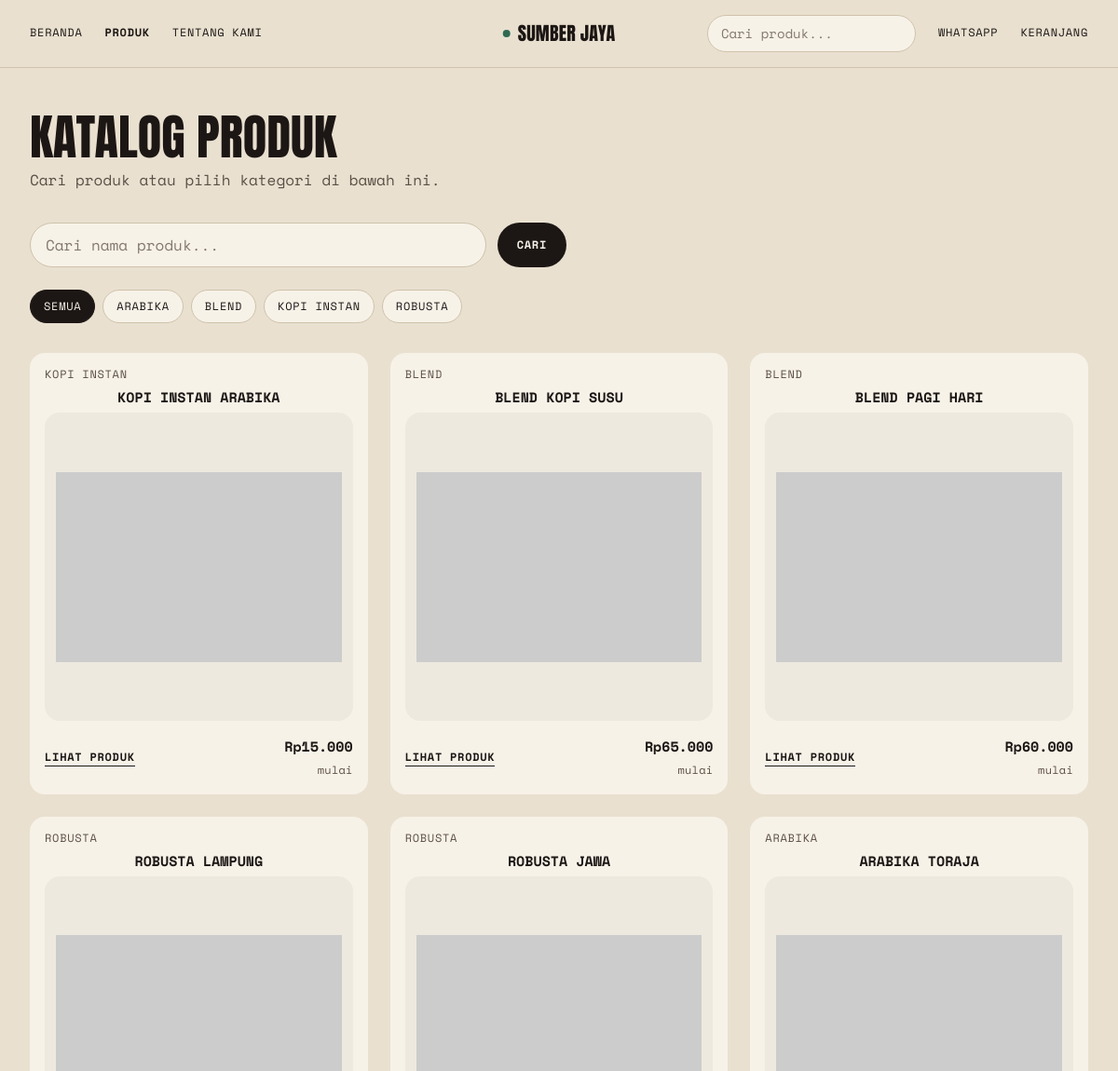
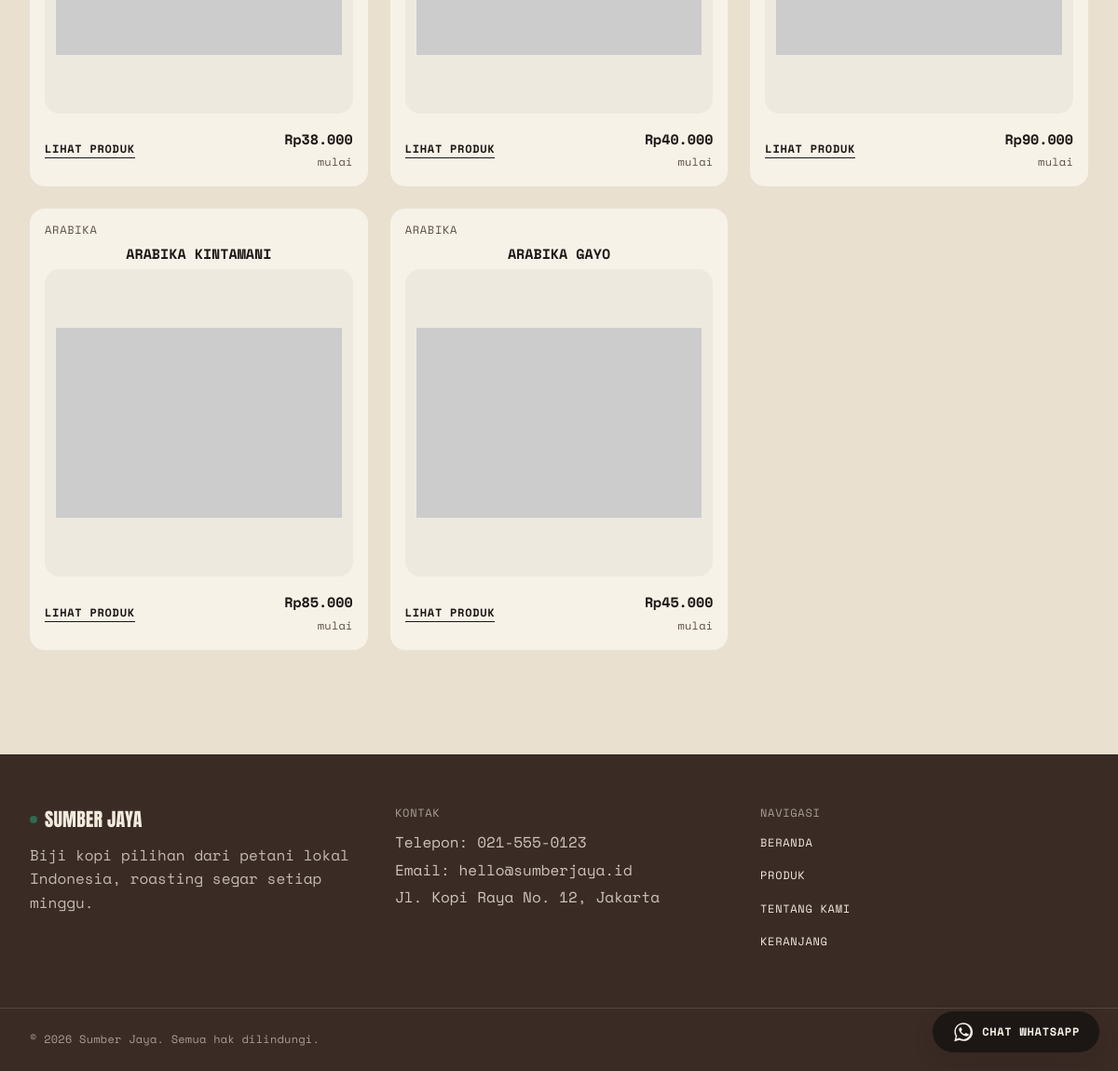
Page /products on the committed database (2 pictures, top to bottom).
### tables this page shows
CREATE TABLE IF NOT EXISTS `settings` (
  `id`              TINYINT UNSIGNED NOT NULL DEFAULT 1,
  `store_name`      VARCHAR(100) NOT NULL DEFAULT 'Sumber Jaya',
  `whatsapp_number` VARCHAR(30) NOT NULL DEFAULT '6281234567890',  
  `phone`           VARCHAR(30) NULL DEFAULT NULL,
  `address`         VARCHAR(255) NULL DEFAULT NULL,
  `email`           VARCHAR(100) NULL DEFAULT NULL,
  `about_text`      TEXT NULL,
  PRIMARY KEY (`id`)
);

CREATE TABLE IF NOT EXISTS `categories` (
  `id`          INT UNSIGNED NOT NULL AUTO_INCREMENT,
  `name`        VARCHAR(100) NOT NULL,
  `slug`        VARCHAR(120) NOT NULL,
  `description` VARCHAR(255) NULL DEFAULT NULL,
  `image_url`   VARCHAR(500) NULL DEFAULT NULL,
  `created_at`  DATETIME NULL DEFAULT NULL,
  PRIMARY KEY (`id`),
  UNIQUE KEY `uq_categories_slug` (`slug`)
);

CREATE TABLE IF NOT EXISTS `products` (
  `id`          INT UNSIGNED NOT NULL AUTO_INCREMENT,
  `category_id` INT UNSIGNED NOT NULL,
  `name`        VARCHAR(150) NOT NULL,
  `slug`        VARCHAR(170) NOT NULL,
  `description` TEXT NULL,
  `image_url`   VARCHAR(500) NULL DEFAULT NULL,
  `is_active`   TINYINT(1) NOT NULL DEFAULT 1,
  `created_at`  DATETIME NULL DEFAULT NULL,
  `updated_at`  DATETIME NULL DEFAULT NULL,
  PRIMARY KEY (`id`),
  UNIQUE KEY `uq_products_slug` (`slug`),
  KEY `idx_products_category` (`category_id`),
  CONSTRAINT `fk_products_category`
    FOREIGN KEY (`category_id`) REFERENCES `categories` (`id`)
    ON DELETE CASCADE ON UPDATE CASCADE
);

### application/core/MY_Controller.php (called while the page is built, shortened)
<?php
class MY_Controller extends CI_Controller {
	public function __construct()
	{
		$this->storeData = $this->Setting_model->getRow();
	}
}
class Public_Controller extends MY_Controller {
	public function __construct()
	{
		parent::__construct();
		$this->load->model(array('Category_model', 'Product_model', 'PageView_model'));
		$this->load->library('cart_lib');
	}
	protected function render($view, $data = array())
	{
		$data = array_merge(array(
			'store'          => $this->storeData,
			'navCategories'  => $this->Category_model->getAll(),
			'cartCount'      => $this->cart_lib->count(),
			'pageTitle'      => '',
		), $data);
		$this->load->view('layout/header', $data);
		$this->load->view($view, $data);
		$this->load->view('layout/footer', $data);
	}
}

### application/controllers/Products.php (called while the page is built, shortened)
<?php
class Products extends Public_Controller {
	public function index()
	{
		$activeCategory = NULL;
		$search = trim((string) $this->input->get('q', TRUE));
		$data = array(
			'pageTitle'      => 'Produk',
			'products'       => $this->Product_model->getPublished($activeCategory ? $activeCategory['id'] : NULL, 0, $search),
			'activeCategory' => $activeCategory,
			'search'         => $search,
		);
		$this->render('products/index', $data);
	}
}

### index.php (called while the page is built, shortened)
<?php
require_once BASEPATH.'core/CodeIgniter.php';

### application/helpers/app_helper.php (called while the page is built, shortened)
<?php
	if ( ! function_exists('esc'))
{
	function esc($value, $context = 'html')
	{
		$value = html_escape($value);
		if ($context === 'attr')
		{
			$value = str_replace("'", '&#39;', $value);
		}
		return $value;
	}
}
if ( ! function_exists('rupiah'))
{
	function rupiah($number)
	{
		return 'Rp'.number_format((int) $number, 0, ',', '.');
	}
}
if ( ! function_exists('img_src'))
{
	function img_src($value)
	{
		$value = trim((string) $value);
		if ($value === '' OR preg_match('#^https?://#i', $value))
		{
			return $value;
		}
		return str_replace(' ', '%20', base_url($value));
	}
}

### application/models/Setting_model.php (called while the page is built, shortened)
<?php
class Setting_model extends CI_Model {
	public function getRow()
	{
		$row = $this->db->where('id', 1)->get('settings')->row_array();
		if ($row)
		{
			return $row;
		}
		return array(
			'store_name'      => 'Sumber Jaya',
			'whatsapp_number' => '',
			'phone'           => '',
			'address'         => '',
			'email'           => '',
			'about_text'      => '',
		);
	}
}

### application/models/Category_model.php (called while the page is built, shortened)
<?php
class Category_model extends CI_Model {
	public function getAll()
	{
		return $this->db->order_by('name', 'ASC')->get('categories')->result_array();
	}
}

### application/models/Product_model.php (called while the page is built, shortened)
<?php
class Product_model extends CI_Model {
	public function getPublished($categoryId = NULL, $limit = 0, $search = NULL)
	{
		$this->db
			->select('products.*, categories.name AS category_name, MIN(product_variants.price) AS min_price, SUM(product_variants.stock) AS total_stock', FALSE)
			->join('categories', 'categories.id = products.category_id', 'left')
			->join('product_variants', 'product_variants.product_id = products.id', 'left')
			->where('products.is_active', 1);
		$this->db->group_by('products.id')->order_by('products.id', 'DESC');
		return $this->db->get('products')->result_array();
	}
}

### application/views/products/_card.php (the view, shortened to what this page needs)
<article class="ds-product-card">
	<a href="<?= site_url('products/detail/'.$product['id']) ?>" class="ds-product-card__link">
		<span class="flex items-center justify-between gap-2">
			<span class="ds-label text-ds-ink-soft"><?= esc((string) $product['category_name']) ?></span>
		</span>
		<h3 class="ds-title-sm text-center"><?= esc($product['name']) ?></h3>
		<div class="ds-product-card__media">
			<?php if ( ! empty($product['image_url'])): ?>
				<img src="<?= esc(img_src($product['image_url']), 'attr') ?>" alt="<?= esc($product['name']) ?>"
				     class="h-full w-full object-contain" loading="lazy" width="600" height="600"
				     onerror="this.onerror=null;this.src='https://placehold.co/600x600/f5f5f4/78716c?text=Gambar+tidak+tersedia'">
			<?php else: ?>
				<span class="ds-caption text-ds-ink-soft">Tanpa gambar</span>
			<?php endif; ?>
		</div>
		<div class="ds-product-card__foot">
			<span class="ds-product-card__cta">Lihat Produk</span>
			<?php if ($product['min_price'] !== NULL): ?>
				<span class="text-right">
					<span class="ds-product-card__price block"><?= rupiah($product['min_price']) ?></span>
					<span class="ds-caption text-ds-ink-soft">mulai</span>
				</span>
			<?php else: ?>
				<span class="ds-badge ds-badge--muted">Harga belum diisi</span>
			<?php endif; ?>
		</div>
	</a>
</article>

### application/views/layout/header.php (shortened to what this page needs)
<!DOCTYPE html>
<html lang="id">
<head>
	<script src="https://cdn.tailwindcss.com"></script>
	<script src="<?= base_url('assets/js/ds-tailwind-config.js') ?>"></script>
	<link rel="stylesheet" href="<?= base_url('assets/css/design-system.css') ?>">
</head>
<body class="flex min-h-screen flex-col">
<?php
$seg1    = (string) $this->uri->segment(1);
$isHome  = ($seg1 === '' OR $seg1 === 'home' OR $seg1 === 'index');
$waLink  = 'https://wa.me/'.rawurlencode((string) $store['whatsapp_number']);
$waText  = rawurlencode('Halo '.$store['store_name'].', saya ingin bertanya tentang produk.');
?>
<header class="sticky top-0 z-40 border-b border-ds-line bg-ds-page/90 backdrop-blur">
	<div class="mx-auto max-w-container px-4 md:px-6 xl:px-8">
		<div class="relative flex h-14 items-center justify-between gap-3 lg:h-[72px]">
			<nav class="hidden flex-1 items-center gap-6 lg:flex" aria-label="Navigasi utama">
				<a href="<?= site_url() ?>" class="ds-nav-link" <?= $isHome ? 'aria-current="page"' : '' ?>>Beranda</a>
				<a href="<?= site_url('products') ?>" class="ds-nav-link" <?= ($seg1 === 'products') ? 'aria-current="page"' : '' ?>>Produk</a>
				<a href="<?= site_url('about') ?>" class="ds-nav-link" <?= ($seg1 === 'about') ? 'aria-current="page"' : '' ?>>Tentang Kami</a>
			</nav>
			<div class="flex flex-1 items-center justify-end gap-3 lg:gap-6">
				<form action="<?= site_url('products') ?>" method="get" class="hidden lg:block" role="search">
					<input type="search" id="nav-search" name="q" maxlength="100" placeholder="Cari produk..."
					       value="<?= esc((string) $this->input->get('q', TRUE), 'attr') ?>"
					       class="ds-input ds-input--sm w-44 xl:w-56">
				</form>
				<?php if ( ! empty($store['whatsapp_number'])): ?>
					<a href="<?= esc($waLink.'?'.$waText, 'attr') ?>" target="_blank" rel="noopener noreferrer" class="ds-nav-link hidden lg:inline-flex">
						WhatsApp
					</a>
				<?php endif; ?>
				<a href="<?= site_url('cart') ?>" class="ds-nav-link" aria-label="Keranjang<?= $cartCount > 0 ? ', '.(int) $cartCount.' item' : ', kosong' ?>">
					<span class="hidden lg:inline">Keranjang<?= $cartCount > 0 ? ' ('.(int) $cartCount.')' : '' ?></span>
				</a>
			</div>
			<a href="<?= site_url() ?>" class="ds-logo absolute left-1/2 hidden -translate-x-1/2 lg:inline-flex">
				<span class="ds-logo__dot" aria-hidden="true"></span>
				<span><?= esc($store['store_name']) ?></span>
			</a>
		</div>
	</div>
</header>
<main class="flex-1">
	<div class="mx-auto max-w-container px-4 py-8 md:px-6 md:py-12 xl:px-8">

### application/views/products/index.php (shortened to what this page needs)
<h1 class="ds-display-lg mb-2">Katalog Produk</h1>
<p class="ds-body mb-8 text-ds-ink-soft">Cari produk atau pilih kategori di bawah ini.</p>
<?php
$qParam   = ($search !== '') ? 'q='.rawurlencode($search) : '';
?>
<form action="<?= site_url('products') ?>" method="get" class="mb-6 max-w-xl" role="search">
	<div class="flex flex-col gap-3 sm:flex-row">
		<input type="search" id="catalog-search" name="q" value="<?= esc($search, 'attr') ?>" maxlength="100"
		       placeholder="Cari nama produk..."
		       class="ds-input flex-1">
		<button type="submit" class="ds-btn ds-btn--primary">Cari</button>
	</div>
</form>
<div class="mb-8 flex flex-wrap gap-2">
	<a href="<?= site_url('products'.($qParam !== '' ? '?'.$qParam : '')) ?>"
	   class="ds-chip" <?= $activeCategory === NULL ? 'aria-current="true"' : '' ?>>
		Semua
	</a>
	<?php foreach ($navCategories as $category): ?>
		<a href="<?= site_url('products?kategori='.$category['slug'].($qParam !== '' ? '&'.$qParam : '')) ?>"
		   class="ds-chip" <?= ($activeCategory AND $activeCategory['id'] == $category['id']) ? 'aria-current="true"' : '' ?>>
			<?= esc($category['name']) ?>
		</a>
	<?php endforeach; ?>
</div>
<?php if ( ! $products): ?>
	<div class="ds-panel py-12 text-center text-ds-ink-soft">
		<?php if ($search !== ''): ?>
			Tidak ada produk yang cocok dengan <span class="font-bold text-ds-ink">&ldquo;<?= esc($search) ?>&rdquo;</span>.
			Coba kata kunci lain.
		<?php else: ?>
			Tidak ada produk pada kategori ini.
		<?php endif; ?>
	</div>
<?php else: ?>
	<div class="grid grid-cols-1 gap-3 md:grid-cols-2 md:gap-4 lg:grid-cols-3 lg:gap-6">
		<?php foreach ($products as $product): ?>
			<?php $this->load->view('products/_card', array('product' => $product)); ?>
		<?php endforeach; ?>
	</div>
<?php endif; ?>

### application/views/layout/footer.php (shortened to what this page needs)
	</div>
</main>
<footer class="relative mt-12 overflow-hidden bg-ds-frame text-ds-on-forest md:mt-16">
	<div class="mx-auto max-w-container px-4 py-10 md:px-6 md:py-14 xl:px-8">
		<div class="grid gap-8 md:grid-cols-3 md:gap-10">
			<div>
				<a href="<?= site_url() ?>" class="ds-logo mb-4 inline-flex">
					<span class="ds-logo__dot" aria-hidden="true"></span>
					<span><?= esc($store['store_name']) ?></span>
				</a>
				<p class="ds-body ds-measure text-ds-on-forest/75">
					Biji kopi pilihan dari petani lokal Indonesia, roasting segar setiap minggu.
				</p>
			</div>
			<div>
				<p class="ds-label mb-3 text-ds-on-forest/60">Kontak</p>
				<ul class="ds-body space-y-1 text-ds-on-forest/80">
					<?php if ( ! empty($store['phone'])): ?>
						<li>Telepon: <?= esc($store['phone']) ?></li>
					<?php endif; ?>
					<?php if ( ! empty($store['email'])): ?>
						<li>Email: <?= esc($store['email']) ?></li>
					<?php endif; ?>
					<?php if ( ! empty($store['address'])): ?>
						<li><?= esc($store['address']) ?></li>
					<?php endif; ?>
				</ul>
			</div>
			<div>
				<p class="ds-label mb-3 text-ds-on-forest/60">Navigasi</p>
				<nav class="flex flex-col items-start gap-2" aria-label="Navigasi footer">
					<a href="<?= site_url() ?>" class="ds-nav-link ds-nav-link--light">Beranda</a>
					<a href="<?= site_url('products') ?>" class="ds-nav-link ds-nav-link--light">Produk</a>
					<a href="<?= site_url('about') ?>" class="ds-nav-link ds-nav-link--light">Tentang Kami</a>
					<a href="<?= site_url('cart') ?>" class="ds-nav-link ds-nav-link--light">Keranjang</a>
				</nav>
			</div>
		</div>
	</div>
	<div class="border-t border-ds-on-forest/15">
		<div class="mx-auto flex max-w-container flex-col gap-2 px-4 py-5 text-ds-on-forest/60 md:flex-row md:items-center md:justify-between md:px-6 xl:px-8">
			<p class="ds-caption">
				&copy; <?= date('Y') ?> <?= esc($store['store_name']) ?>. Semua hak dilindungi.
			</p>
			<a href="<?= site_url('admin/login') ?>" class="ds-nav-link ds-nav-link--light">Login Admin</a>
		</div>
	</div>
</footer>
<?php if ( ! empty($store['whatsapp_number'])): ?>
<a href="https://wa.me/<?= esc($store['whatsapp_number'], 'attr') ?>?text=<?= rawurlencode('Halo '.$store['store_name'].', saya ingin bertanya tentang produk.') ?>"
   target="_blank" rel="noopener"
   aria-label="Chat WhatsApp dengan <?= esc($store['store_name'], 'attr') ?>"
   class="ds-btn ds-btn--primary fixed bottom-5 right-5 z-50 h-14 w-14 !px-0 shadow-ds-md sm:h-auto sm:w-auto sm:!px-5">
	<span class="hidden sm:inline">Chat WhatsApp</span>
</a>
<?php endif ?>
</body>
</html>

### rows in the picture
settings: store_name "SUMBER JAYA", phone "021-555-0123", email "hello@sumberjaya.id", address "Jl. Kopi Raya No. 12, Jakarta", store_name "Sumber Jaya"
categories: name "ARABIKA"
categories: name "BLEND"
categories: name "KOPI INSTAN"
categories: name "ROBUSTA"
products: category.name "KOPI INSTAN", name "KOPI INSTAN ARABIKA", min_price "Rp15.000"
products: category.name "BLEND", name "BLEND KOPI SUSU", min_price "Rp65.000"
products: category.name "BLEND", name "BLEND PAGI HARI", min_price "Rp60.000"
products: category.name "ROBUSTA", name "ROBUSTA LAMPUNG", min_price "Rp38.000"
products: category.name "ROBUSTA", name "ROBUSTA JAWA", min_price "Rp40.000"
products: category.name "ARABIKA", name "ARABIKA TORAJA", min_price "Rp90.000"
products: category.name "ARABIKA", name "ARABIKA KINTAMANI", min_price "Rp85.000"
products: category.name "ARABIKA", name "ARABIKA GAYO", min_price "Rp45.000"
